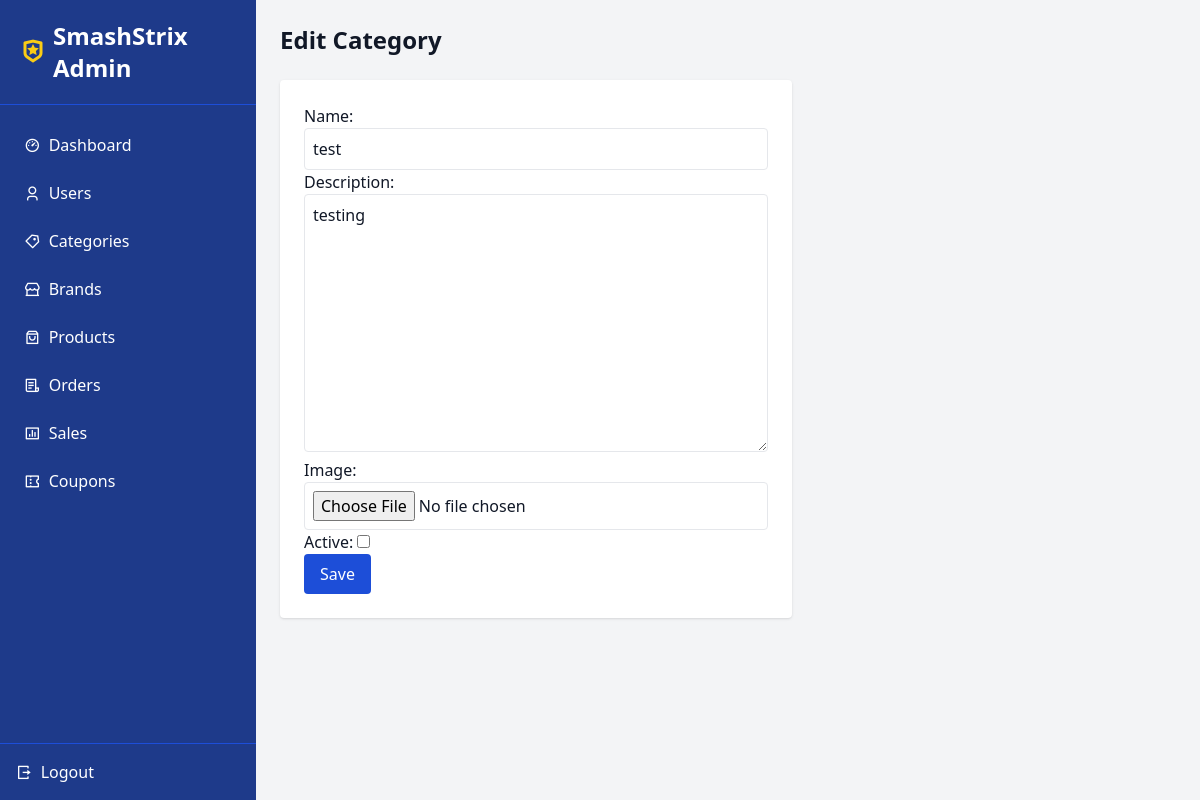
The app's page /adminpanel/categories/change/4/ (signed in) with its own data.
### products/models.py (models this page shows, shortened)
class Category(models.Model):
    name = models.CharField(max_length=25,unique=True)
    image = models.ImageField(upload_to='categories/',blank=True,null=True)
    description = models.TextField()
    active = models.BooleanField(default=True)
    created_at = models.DateTimeField(auto_now_add=True)

### adminpanel/views.py (the view)
# urls.py: path('categories/change/<int:pk>/',views.category_edit,name='admin_category_edit'),
def category_edit(request,pk):
    category = Category.objects.get(id=pk)
    if request.method == 'POST':
        form = CategoryForm(request.POST,request.FILES,instance=category)
        if form.is_valid():
            form.save()
            messages.success(request,"Category editted Successfully.")
            return redirect('admin_categories')
    else:
        form = CategoryForm(instance=category)
    return render(request,'adminpanel/categories/category_form.html',{'form':form})

### products/forms.py
class CategoryForm(forms.ModelForm):
    class Meta:
        model = Category
        fields = ['name','description','image','active']
        widgets = {
            'name':forms.TextInput(attrs={"class": "w-full border p-2 rounded",'placeholder':'Category Name'}),
            "description": forms.Textarea(attrs={"class": "w-full border p-2 rounded"}),
            'image':forms.ClearableFileInput(attrs={"class": "w-full border p-2 rounded",'accept':'images/*'}),
        }

### core/context_processors.py (called while the page is built)
def global_context(request):
    return {
        'site_name':'Smashstrix',
    }

### adminpanel/templates/adminpanel/categories/category_form.html (shortened to what this page needs)
{% extends 'adminpanel/base_admin.html' %}
{% block content %}
<h2 class="text-2xl font-bold mb-6">
  {{ form.instance.id|yesno:"Edit Category,Add Category" }}
</h2>
<form method="POST" enctype="multipart/form-data" class="bg-white p-6 rounded shadow max-w-lg">
  {{ form.as_p }}
  <button class="bg-blue-700 text-white px-4 py-2 rounded hover:bg-blue-800">
    Save
  </button>
</form>
{% endblock %}

### records on screen
Category: instance.id "Edit Category", name "test", description "testing"
